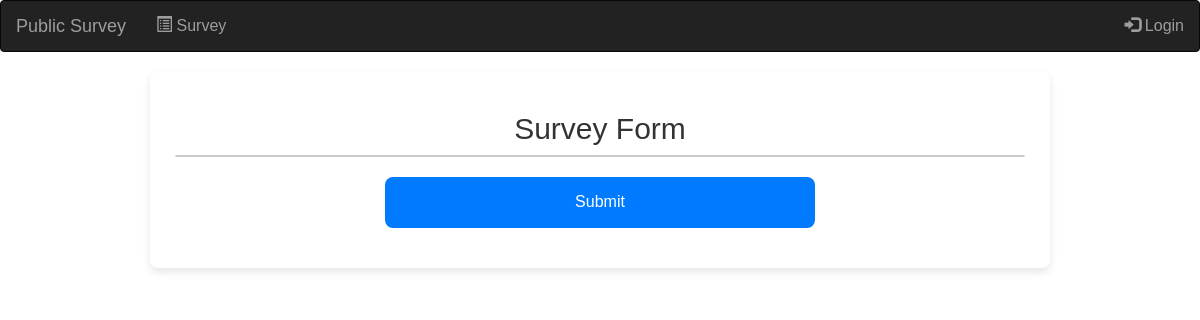
/, run on an earlier commit of the app's database.
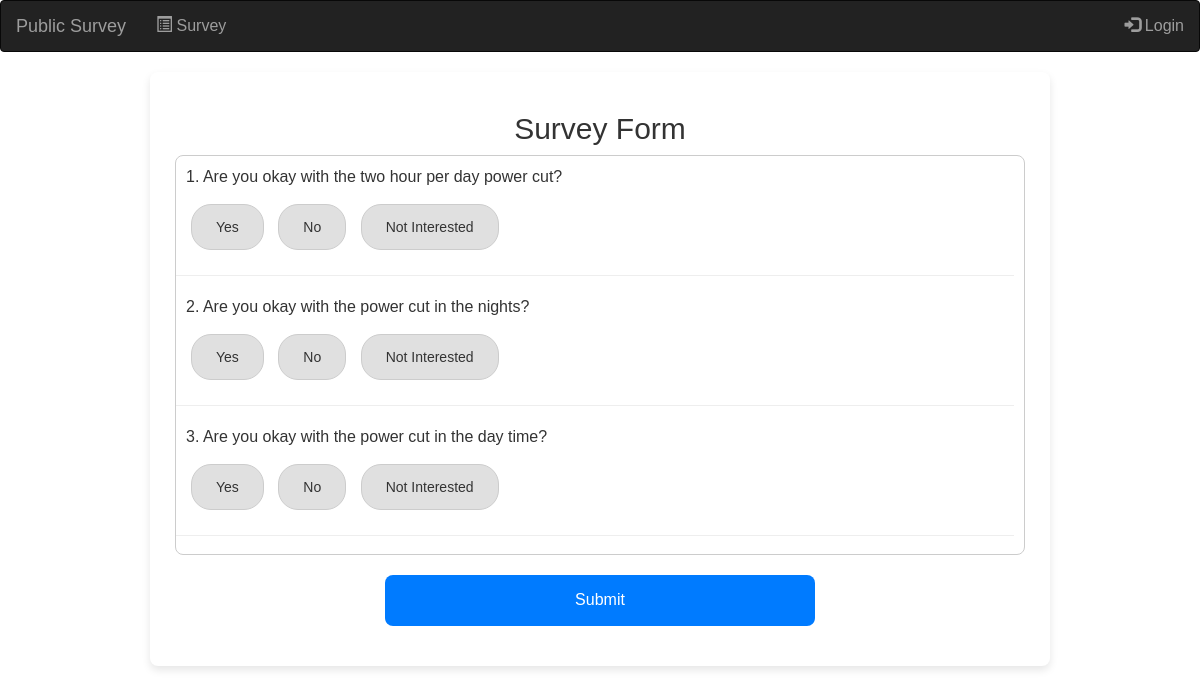
And on a later commit of the database.
### surveyapp/models.py (models this page shows, shortened)
class Question(models.Model):
    text = models.TextField(unique=True)

### surveyapp/views.py (the view)
# urls.py: path('', views.index, name= "index"),
def index(request):
    questions = Question.objects.all()
    return render(request, 'index.html', {'questions': questions})

### templates/index.html (shortened to what this page needs)
{% extends 'background.html' %}
{% block content %}
<div class="container">
    <h2>Survey Form</h2>
    <form id="survey-form" method="post">
        <div class="form-panel">
            {% for question in questions %}
            <div class="question" data-question-id="{{ question.id }}">
                <p>{{ forloop.counter }}. {{ question.text }}</p>
                <button type="button" class="option-btn" data-value="yes">Yes</button>
                <button type="button" class="option-btn" data-value="no">No</button>
                <button type="button" class="option-btn" data-value="not_interested">Not Interested</button>
            </div>
            <hr />
            {% endfor %}
        </div>
        <button id="submit-survey" type="submit">Submit</button>
    </form>
</div>
{% endblock %}

What changed in the data, as far as the page shows it:
added Question: text "Are you okay with the two hour per day power cut?"
added Question: text "Are you okay with the power cut in the nights?"
added Question: text "Are you okay with the power cut in the day time?"
